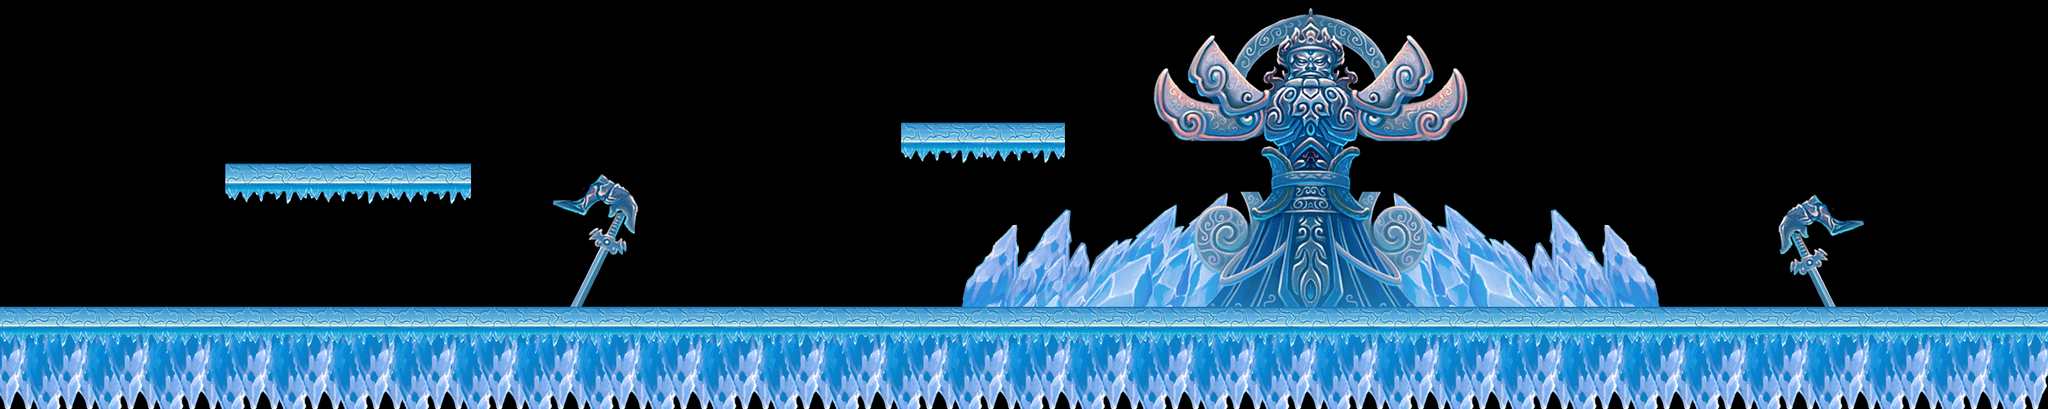

The image is a tile-based game level rendered from a .tmx file. Its description and source (layers, tilesets, objects; grid data summarised) follow:
An orthogonal 100x20 tile map with 32x32 px tiles, 5 tile layers (background4, background3, background2, background1, ...) and 12 objects.

<map version="1.0" orientation="orthogonal" renderorder="right-down" width="100" height="20" tilewidth="32" tileheight="32" nextobjectid="20">
 <tileset firstgid="1" name="level_100004_parts" tilewidth="32" tileheight="32" tilecount="1024" columns="32">
  <image source="level_100004_parts.png" width="1024" height="1024" />
 </tileset>
 <layer name="background4" width="100" height="20">
  <data>[2000 cells, 482 non-empty, 242 distinct tile ids]</data>
 </layer>
 <layer name="background3" width="100" height="20">
  <data>[2000 cells, 462 non-empty, 14 distinct tile ids]</data>
 </layer>
 <layer name="background2" width="100" height="20">
  <data>[2000 cells, 396 non-empty, 12 distinct tile ids]</data>
 </layer>
 <layer name="background1" width="100" height="20">
  <data>[2000 cells, 467 non-empty, 14 distinct tile ids]</data>
 </layer>
 <layer name="ground" width="100" height="20">
  <data>[2000 cells, 240 non-empty, 8 distinct tile ids]</data>
 </layer>
 <objectgroup name="enemyFu">
  <object id="2" x="480" y="350.667">
   <ellipse />
  </object>
  <object id="3" x="546.667" y="350.667">
   <ellipse />
  </object>
  <object id="4" x="612" y="352">
   <ellipse />
  </object>
  <object id="6" x="674.667" y="353.333">
   <ellipse />
  </object>
  <object id="10" x="772" y="336">
   <ellipse />
  </object>
  <object id="11" x="1297.33" y="340">
   <ellipse />
  </object>
  <object id="12" x="1341.33" y="340">
   <ellipse />
  </object>
  <object id="13" x="1453.33" y="334.667">
   <ellipse />
  </object>
  <object id="14" x="1729.33" y="318.667">
   <ellipse />
  </object>
  <object id="16" x="1110.67" y="342.667">
   <ellipse />
  </object>
  <object id="19" x="1950.67" y="288">
   <ellipse />
  </object>
 </objectgroup>
 <objectgroup name="Boss">
  <object id="18" x="2397.33" y="189.333">
   <ellipse />
  </object>
 </objectgroup>
</map>